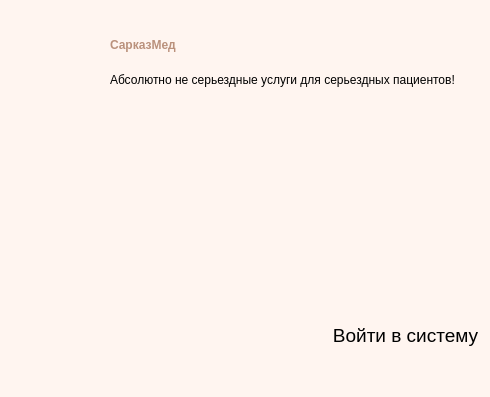
<?xml version="1.0" encoding="UTF-8"?>
<ui version="4.0">
 <class>Widget</class>
 <widget class="QMainWindow" name="Widget">
  <property name="geometry">
   <rect>
    <x>0</x>
    <y>0</y>
    <width>490</width>
    <height>397</height>
   </rect>
  </property>
  <property name="windowTitle">
   <string>Widget</string>
  </property>
  <property name="styleSheet">
   <string notr="true">background-color: rgb(255, 245, 240)</string>
  </property>
  <widget class="QWidget" name="centralwidget">
   <widget class="QLabel" name="label">
    <property name="geometry">
     <rect>
      <x>-120</x>
      <y>-40</y>
      <width>651</width>
      <height>391</height>
     </rect>
    </property>
    <property name="styleSheet">
     <string notr="true">image: url(:/new/prefix1/7355084 (1).png);</string>
    </property>
    <property name="text">
     <string/>
    </property>
   </widget>
   <widget class="QLabel" name="label_3">
    <property name="geometry">
     <rect>
      <x>110</x>
      <y>60</y>
      <width>471</width>
      <height>41</height>
     </rect>
    </property>
    <property name="styleSheet">
     <string notr="true"/>
    </property>
    <property name="text">
     <string>&lt;html&gt;&lt;head/&gt;&lt;body&gt;&lt;p&gt;Абсолютно не серьездные услуги для серьездных пациентов!&lt;/p&gt;&lt;/body&gt;&lt;/html&gt;</string>
    </property>
   </widget>
   <widget class="QLabel" name="label_2">
    <property name="geometry">
     <rect>
      <x>110</x>
      <y>20</y>
      <width>371</width>
      <height>51</height>
     </rect>
    </property>
    <property name="styleSheet">
     <string notr="true">font: 30pt &quot;Candara Light&quot;;
color: rgb(186, 145, 124);</string>
    </property>
    <property name="text">
     <string>&lt;html&gt;&lt;head/&gt;&lt;body&gt;&lt;p&gt;&lt;span style=&quot; font-weight:700;&quot;&gt;СарказМед&lt;/span&gt;&lt;/p&gt;&lt;/body&gt;&lt;/html&gt;</string>
    </property>
   </widget>
   <widget class="QPushButton" name="pushButton">
    <property name="geometry">
     <rect>
      <x>330</x>
      <y>320</y>
      <width>151</width>
      <height>31</height>
     </rect>
    </property>
    <property name="font">
     <font>
      <pointsize>14</pointsize>
     </font>
    </property>
    <property name="toolTip">
     <string/>
    </property>
    <property name="styleSheet">
     <string notr="true"/>
    </property>
    <property name="text">
     <string>Войти в систему</string>
    </property>
    <property name="flat">
     <bool>true</bool>
    </property>
   </widget>
   <widget class="QLabel" name="label_4">
    <property name="geometry">
     <rect>
      <x>20</x>
      <y>30</y>
      <width>101</width>
      <height>71</height>
     </rect>
    </property>
    <property name="styleSheet">
     <string notr="true">image: url(:/hospital_687529.png);</string>
    </property>
    <property name="text">
     <string/>
    </property>
   </widget>
   <widget class="QLabel" name="label_6">
    <property name="geometry">
     <rect>
      <x>310</x>
      <y>10</y>
      <width>51</width>
      <height>21</height>
     </rect>
    </property>
    <property name="styleSheet">
     <string notr="true">image: url(:/free-icon-instagram-1077042.png);</string>
    </property>
    <property name="text">
     <string/>
    </property>
   </widget>
   <widget class="QLabel" name="label_5">
    <property name="geometry">
     <rect>
      <x>350</x>
      <y>10</y>
      <width>51</width>
      <height>21</height>
     </rect>
    </property>
    <property name="styleSheet">
     <string notr="true">image: url(:/free-icon-email-1077071.png);</string>
    </property>
    <property name="text">
     <string/>
    </property>
   </widget>
   <widget class="QLabel" name="label_7">
    <property name="geometry">
     <rect>
      <x>390</x>
      <y>10</y>
      <width>51</width>
      <height>21</height>
     </rect>
    </property>
    <property name="styleSheet">
     <string notr="true">image: url(:/free-icon-phone-call-126509.png);</string>
    </property>
    <property name="text">
     <string/>
    </property>
   </widget>
   <widget class="QLabel" name="label_8">
    <property name="geometry">
     <rect>
      <x>430</x>
      <y>10</y>
      <width>51</width>
      <height>21</height>
     </rect>
    </property>
    <property name="styleSheet">
     <string notr="true">image: url(:/free-icon-placeholder-126470.png);</string>
    </property>
    <property name="text">
     <string/>
    </property>
   </widget>
   <zorder>label</zorder>
   <zorder>label_4</zorder>
   <zorder>label_3</zorder>
   <zorder>label_2</zorder>
   <zorder>label_5</zorder>
   <zorder>label_7</zorder>
   <zorder>label_8</zorder>
   <zorder>label_6</zorder>
   <zorder>pushButton</zorder>
  </widget>
  <widget class="QMenuBar" name="menubar">
   <property name="geometry">
    <rect>
     <x>0</x>
     <y>0</y>
     <width>490</width>
     <height>17</height>
    </rect>
   </property>
  </widget>
  <widget class="QStatusBar" name="statusbar"/>
 </widget>
 <resources/>
 <connections/>
</ui>
